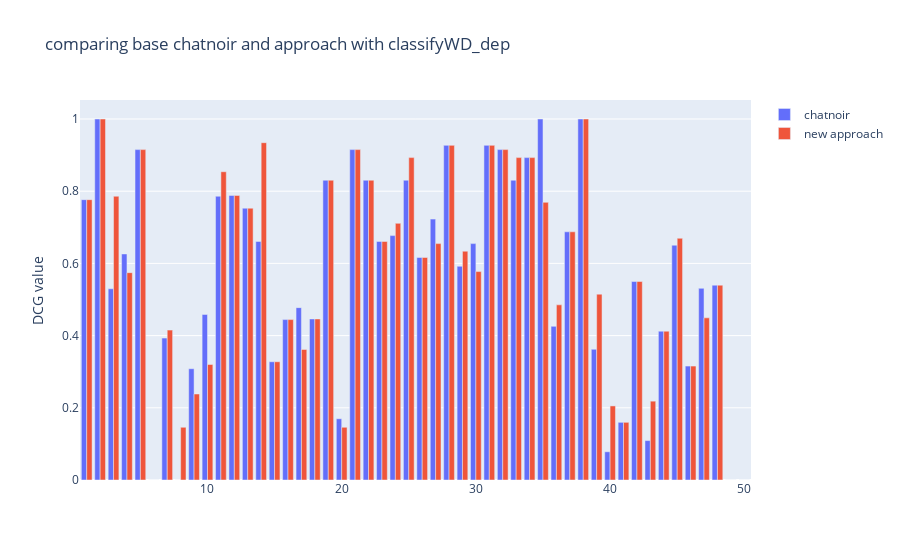
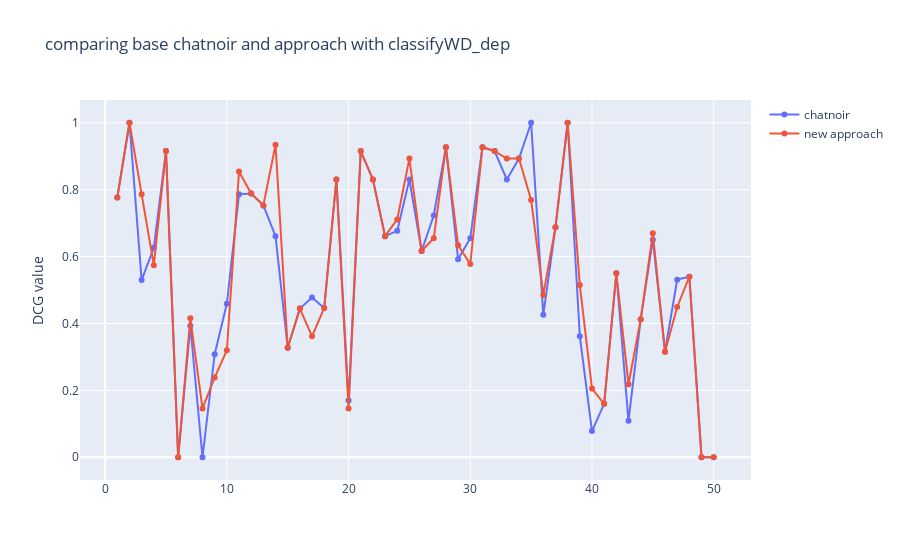

Notebook cell for these charts, in order:
### Code cell
run compare_with_baseline.py touche2020-task2-relevance-withbaseline.qrel output_ntopics_50_False_False_False_base.run expanded_output_ntopics_50_15_False_False_False_classifyWD_dep_underscore_055.run 'ndcg_cut_5'

### Figure 1 — Plotly figure (JSON) as saved in the notebook; plotly's stock layout.template omitted (floating-point values rounded to 4 significant figures)
{"data": [{"name": "chatnoir", "offsetgroup": "0", "type": "bar", "x": ["1", "2", "3", "4", "5", "6", "7", "8", "9", "10", "11", "12", "13", "14", "15", "16", "17", "18", "19", "20", "21", "22", "23", "24", "25", "26", "27", "28", "29", "30", "31", "32", "33", "34", "35", "36", "37", "38", "39", "40", "41", "42", "43", "44", "45", "46", "47", "48", "49", "50"], "y": [0.7766, 1, 0.5296, 0.6262, 0.9152, 0, 0.393, 0, 0.3082, 0.4586, 0.786, 0.7883, 0.7529, 0.6608, 0.3276, 0.4444, 0.4775, 0.4462, 0.8304, 0.1696, 0.9152, 0.8304, 0.6608, 0.677, 0.8304, 0.6164, 0.7227, 0.927, 0.592, 0.6548, 0.927, 0.9152, 0.8304, 0.893, 1, 0.4257, 0.6875, 1, 0.3621, 0.07816, 0.1598, 0.5498, 0.1092, 0.4122, 0.6504, 0.3156, 0.5309, 0.5397, 0, 0]}, {"name": "new approach", "offsetgroup": "1", "type": "bar", "x": ["1", "2", "3", "4", "5", "6", "7", "8", "9", "10", "11", "12", "13", "14", "15", "16", "17", "18", "19", "20", "21", "22", "23", "24", "25", "26", "27", "28", "29", "30", "31", "32", "33", "34", "35", "36", "37", "38", "39", "40", "41", "42", "43", "44", "45", "46", "47", "48", "49", "50"], "y": [0.7766, 1, 0.786, 0.5743, 0.9152, 0, 0.4152, 0.1461, 0.2382, 0.32, 0.8539, 0.7883, 0.7529, 0.9344, 0.3276, 0.4444, 0.3616, 0.4462, 0.8304, 0.1461, 0.9152, 0.8304, 0.6608, 0.711, 0.893, 0.6164, 0.6548, 0.927, 0.6338, 0.5774, 0.927, 0.9152, 0.893, 0.893, 0.7691, 0.4852, 0.6875, 1, 0.5148, 0.2052, 0.1598, 0.5498, 0.2184, 0.4122, 0.6696, 0.3156, 0.4492, 0.5397, 0, 0]}], "layout": {"title": {"text": "comparing base chatnoir and approach with classifyWD_dep"}, "yaxis": {"title": {"text": "DCG value"}}}}

### Figure 2 — Plotly figure (JSON) as saved in the notebook; plotly's stock layout.template omitted (floating-point values rounded to 4 significant figures)
{"data": [{"mode": "lines+markers", "name": "chatnoir", "type": "scatter", "x": ["1", "2", "3", "4", "5", "6", "7", "8", "9", "10", "11", "12", "13", "14", "15", "16", "17", "18", "19", "20", "21", "22", "23", "24", "25", "26", "27", "28", "29", "30", "31", "32", "33", "34", "35", "36", "37", "38", "39", "40", "41", "42", "43", "44", "45", "46", "47", "48", "49", "50"], "y": [0.7766, 1, 0.5296, 0.6262, 0.9152, 0, 0.393, 0, 0.3082, 0.4586, 0.786, 0.7883, 0.7529, 0.6608, 0.3276, 0.4444, 0.4775, 0.4462, 0.8304, 0.1696, 0.9152, 0.8304, 0.6608, 0.677, 0.8304, 0.6164, 0.7227, 0.927, 0.592, 0.6548, 0.927, 0.9152, 0.8304, 0.893, 1, 0.4257, 0.6875, 1, 0.3621, 0.07816, 0.1598, 0.5498, 0.1092, 0.4122, 0.6504, 0.3156, 0.5309, 0.5397, 0, 0]}, {"mode": "lines+markers", "name": "new approach", "type": "scatter", "x": ["1", "2", "3", "4", "5", "6", "7", "8", "9", "10", "11", "12", "13", "14", "15", "16", "17", "18", "19", "20", "21", "22", "23", "24", "25", "26", "27", "28", "29", "30", "31", "32", "33", "34", "35", "36", "37", "38", "39", "40", "41", "42", "43", "44", "45", "46", "47", "48", "49", "50"], "y": [0.7766, 1, 0.786, 0.5743, 0.9152, 0, 0.4152, 0.1461, 0.2382, 0.32, 0.8539, 0.7883, 0.7529, 0.9344, 0.3276, 0.4444, 0.3616, 0.4462, 0.8304, 0.1461, 0.9152, 0.8304, 0.6608, 0.711, 0.893, 0.6164, 0.6548, 0.927, 0.6338, 0.5774, 0.927, 0.9152, 0.893, 0.893, 0.7691, 0.4852, 0.6875, 1, 0.5148, 0.2052, 0.1598, 0.5498, 0.2184, 0.4122, 0.6696, 0.3156, 0.4492, 0.5397, 0, 0]}], "layout": {"title": {"text": "comparing base chatnoir and approach with classifyWD_dep"}, "yaxis": {"title": {"text": "DCG value"}}}}
